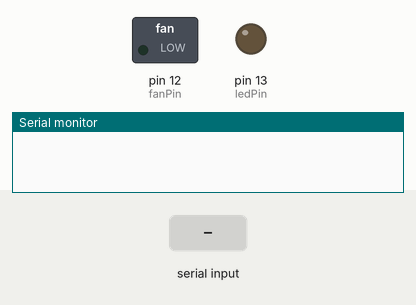
Recording of a sketch running on a simulated Arduino Uno, built with avr-gcc and run on an emulated ATmega328P. Shown: switched loads named in the sketch (green lamp = pin HIGH), output pins drawn as LEDs (lit = HIGH), the last lines printed to the serial monitor. The inputs (shaded band) are chosen by the test bench.

Above: at 1.2 s.
1.3 s: "H" received over Serial
At 1.9 s:
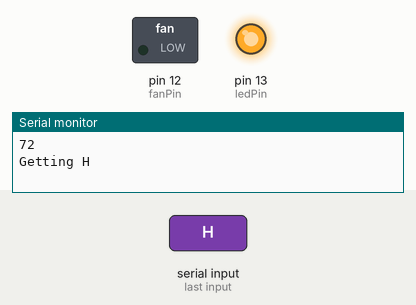
2.8 s: "R" received over Serial
At 4.0 s:
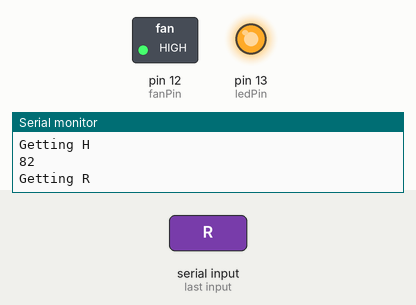
4.3 s: "L" received over Serial
At 5.4 s:
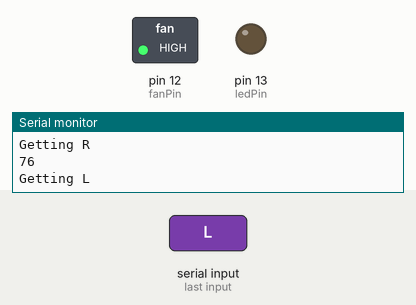
Timing chart, 0 to 7.3 s (numbered marks = the images above; inputs shaded):
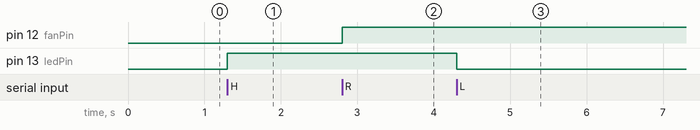

The sketch:

05c_arduino_gui_fan_case.ino
```cpp
// Demonstrate using a Switch Case Statement to simplify if statements

// Arduino Serial Communication using Python tkinter GUI
// Turns on and off ledPin 13 and fanPin 12
// Python GUI must be running before you attempt to open the Arduino IDE serial montior

const int ledPin = 13;  // Pin LED is attached to
const int fanPin = 12;  // Pin fan is attached to
int incomingByte;       // Variable to store serial data


void setup() {
  // initialize serial communication:
  Serial.begin(9600);
  // initialize pins as output:
  pinMode(ledPin, OUTPUT);
  pinMode(fanPin, OUTPUT);
}

void loop() {
  // See if there is incoming serial data:
  if (Serial.available() > 0) {
    // read the oldest byte in the serial buffer:
    incomingByte = Serial.read();
    Serial.println(incomingByte);

    // Check value of `incomingByte` against each case:
    switch (incomingByte) {
      case 'H':
        digitalWrite(ledPin, HIGH);
        Serial.println("Getting H");
        break;
      case 'L':
        digitalWrite(ledPin, LOW);
        Serial.println("Getting L");
        break;
      case 'R':
        digitalWrite(fanPin, HIGH);
        Serial.println("Getting R");
        break;
      case 'S':
        digitalWrite(fanPin, LOW);
        Serial.println("Getting S");
        break;
    }
  }
}
```

Measured:
- after the input at 1.3 s, pin 13 (ledPin): LOW → HIGH at once
- after the input at 2.8 s, pin 12 (fanPin): LOW → HIGH at once
- after the input at 4.3 s, pin 13 (ledPin): HIGH → LOW at once
